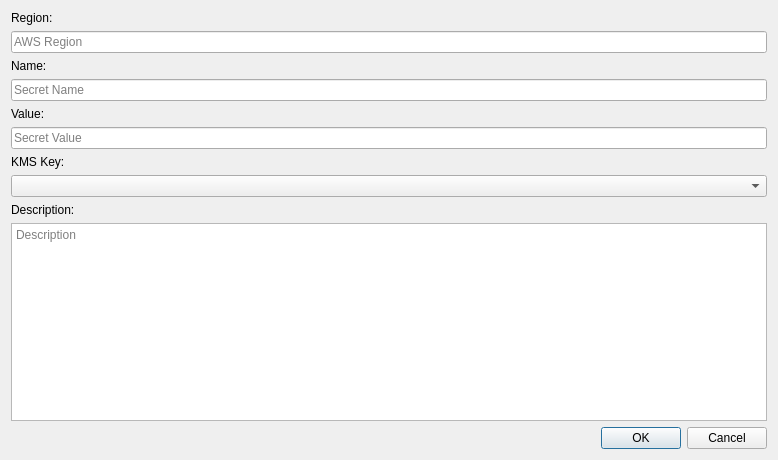
<?xml version="1.0" encoding="UTF-8"?>
<ui version="4.0">
 <class>SSMParameterAddDialog</class>
 <widget class="QDialog" name="SSMParameterAddDialog">
  <property name="geometry">
   <rect>
    <x>0</x>
    <y>0</y>
    <width>778</width>
    <height>460</height>
   </rect>
  </property>
  <property name="windowTitle">
   <string>Add SSM Parameter</string>
  </property>
  <layout class="QVBoxLayout" name="verticalLayout">
   <item>
    <layout class="QGridLayout" name="gridLayout">
     <item row="6" column="0">
      <widget class="QLabel" name="kmsKeyLabel">
       <property name="text">
        <string>KMS Key:</string>
       </property>
      </widget>
     </item>
     <item row="7" column="0">
      <widget class="QComboBox" name="kmsKeyCombo">
       <property name="placeholderText">
        <string>KMS Key ID</string>
       </property>
      </widget>
     </item>
     <item row="8" column="0">
      <widget class="QLabel" name="descriptionLabel">
       <property name="text">
        <string>Description:</string>
       </property>
      </widget>
     </item>
     <item row="2" column="0">
      <widget class="QLabel" name="nameLlabel">
       <property name="text">
        <string>Name:</string>
       </property>
      </widget>
     </item>
     <item row="3" column="0">
      <widget class="QLineEdit" name="nameEdit">
       <property name="placeholderText">
        <string>Secret Name</string>
       </property>
      </widget>
     </item>
     <item row="1" column="0">
      <widget class="QLineEdit" name="regionEdit">
       <property name="placeholderText">
        <string>AWS Region</string>
       </property>
      </widget>
     </item>
     <item row="0" column="0">
      <widget class="QLabel" name="regionLabel">
       <property name="text">
        <string>Region:</string>
       </property>
      </widget>
     </item>
     <item row="5" column="0">
      <widget class="QLineEdit" name="valueEdit">
       <property name="placeholderText">
        <string>Secret Value</string>
       </property>
      </widget>
     </item>
     <item row="4" column="0">
      <widget class="QLabel" name="valueLabel">
       <property name="text">
        <string>Value:</string>
       </property>
      </widget>
     </item>
     <item row="9" column="0">
      <widget class="QTextEdit" name="descriptionEdit">
       <property name="placeholderText">
        <string>Description</string>
       </property>
      </widget>
     </item>
    </layout>
   </item>
   <item>
    <widget class="QDialogButtonBox" name="buttonBox">
     <property name="standardButtons">
      <set>QDialogButtonBox::StandardButton::Cancel|QDialogButtonBox::StandardButton::Ok</set>
     </property>
    </widget>
   </item>
  </layout>
 </widget>
 <resources/>
 <connections/>
</ui>
